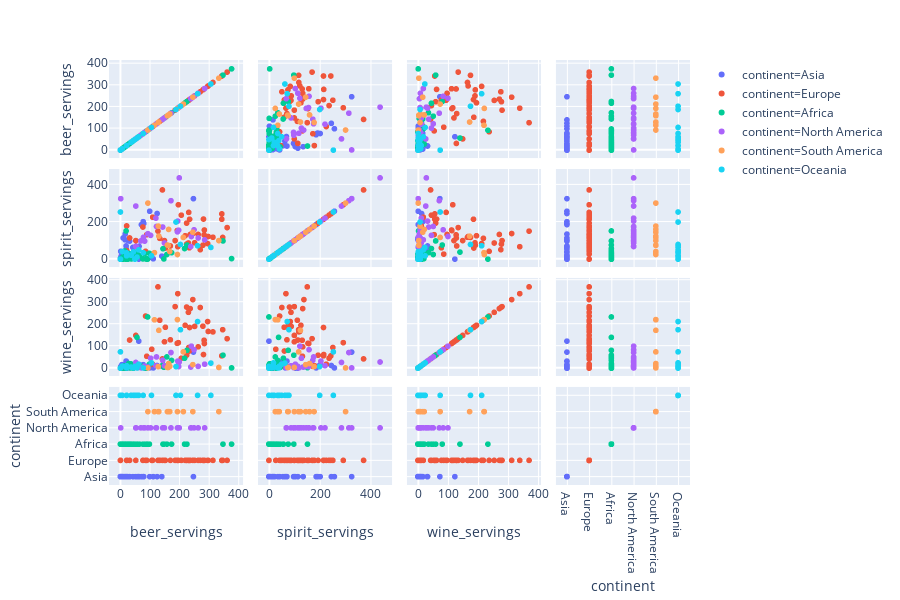

The notebook cell saved with this chart:
### Code cell
import plotly.express as px
fig = px.scatter_matrix(drinks_df, dimensions=['continent','beer_servings','wine_servings','spirit_servings'],color='continent')
fig.show()

px.scatter_matrix

### Figure 1 — Plotly figure (JSON) as saved in the notebook; plotly's stock layout.template omitted (floating-point values rounded to 4 significant figures)
{"data": [{"dimensions": [{"axis": {"matches": true}, "label": "beer_servings", "values": [0, 42, 0, 23, 31, 57, 79, 0, 9, 5, 0, 9, 63, 77, 6, 124, 0, 31, 62, 20, 13, 0, 77, 5, 5, 22, 0, 71, 1, 140, 247, 0, 60, 16, 5, 2, 99, 1, 51, 19, 16, 25, 111, 6]}, {"axis": {"matches": true}, "label": "spirit_servings", "values": [0, 63, 0, 0, 2, 65, 192, 0, 114, 1, 0, 3, 69, 202, 21, 246, 0, 97, 0, 55, 4, 0, 189, 1, 6, 16, 0, 186, 42, 16, 326, 5, 12, 104, 35, 15, 258, 1, 22, 71, 135, 101, 2, 0]}, {"axis": {"matches": true}, "label": "wine_servings", "values": [0, 7, 0, 0, 1, 1, 8, 0, 0, 0, 0, 0, 9, 16, 1, 12, 0, 6, 123, 31, 0, 0, 8, 0, 0, 1, 0, 1, 7, 9, 73, 0, 11, 0, 16, 0, 1, 4, 7, 32, 5, 8, 1, 0]}, {"axis": {"matches": true}, "label": "continent", "values": ["Asia", "Asia", "Asia", "Asia", "Asia", "Asia", "Asia", "Asia", "Asia", "Asia", "Asia", "Asia", "Asia", "Asia", "Asia", "Asia", "Asia", "Asia", "Asia", "Asia", "Asia", "Asia", "Asia", "Asia", "Asia", "Asia", "Asia", "Asia", "Asia", "Asia", "Asia", "Asia", "Asia", "Asia", "Asia", "Asia", "Asia", "Asia", "Asia", "Asia", "Asia", "Asia", "Asia", "Asia"]}], "hoverlabel": {"namelength": 0}, "hovertemplate": "continent=Asia<br>%{xaxis.title.text}=%{x}<br>%{yaxis.title.text}=%{y}", "legendgroup": "continent=Asia", "marker": {"color": "#636efa", "symbol": "circle"}, "name": "continent=Asia", "showlegend": true, "type": "splom"}, {"dimensions": [{"axis": {"matches": true}, "label": "beer_servings", "values": [89, 245, 21, 279, 21, 142, 295, 76, 231, 230, 192, 361, 224, 224, 263, 127, 52, 346, 133, 234, 233, 313, 85, 281, 343, 236, 149, 0, 31, 251, 169, 343, 194, 109, 297, 0, 283, 196, 270, 284, 152, 185, 106, 206, 219]}, {"axis": {"matches": true}, "label": "spirit_servings", "values": [132, 138, 179, 75, 46, 373, 84, 173, 252, 87, 154, 170, 81, 194, 133, 151, 100, 117, 112, 215, 61, 118, 42, 216, 244, 133, 100, 0, 114, 88, 71, 215, 67, 226, 122, 0, 131, 293, 51, 157, 60, 100, 27, 237, 126]}, {"axis": {"matches": true}, "label": "wine_servings", "values": [54, 312, 11, 191, 5, 42, 212, 8, 94, 254, 113, 134, 278, 59, 97, 370, 149, 175, 218, 185, 78, 165, 237, 62, 56, 271, 120, 0, 128, 190, 129, 56, 339, 18, 167, 0, 127, 116, 276, 112, 186, 280, 86, 45, 195]}, {"axis": {"matches": true}, "label": "continent", "values": ["Europe", "Europe", "Europe", "Europe", "Europe", "Europe", "Europe", "Europe", "Europe", "Europe", "Europe", "Europe", "Europe", "Europe", "Europe", "Europe", "Europe", "Europe", "Europe", "Europe", "Europe", "Europe", "Europe", "Europe", "Europe", "Europe", "Europe", "Europe", "Europe", "Europe", "Europe", "Europe", "Europe", "Europe", "Europe", "Europe", "Europe", "Europe", "Europe", "Europe", "Europe", "Europe", "Europe", "Europe", "Europe"]}], "hoverlabel": {"namelength": 0}, "hovertemplate": "continent=Europe<br>%{xaxis.title.text}=%{x}<br>%{yaxis.title.text}=%{y}", "legendgroup": "continent=Europe", "marker": {"color": "#EF553B", "symbol": "circle"}, "name": "continent=Europe", "showlegend": true, "type": "splom"}, {"dimensions": [{"axis": {"matches": true}, "label": "beer_servings", "values": [25, 217, 34, 173, 25, 88, 37, 144, 147, 17, 15, 1, 76, 32, 15, 6, 92, 18, 20, 347, 8, 31, 9, 28, 58, 82, 19, 0, 26, 8, 5, 0, 98, 12, 47, 376, 3, 42, 43, 56, 9, 157, 25, 0, 225, 8, 90, 36, 51, 45, 36, 32, 64]}, {"axis": {"matches": true}, "label": "spirit_servings", "values": [0, 57, 4, 35, 7, 0, 1, 56, 1, 2, 1, 3, 1, 3, 44, 4, 0, 0, 3, 98, 0, 3, 0, 31, 22, 29, 152, 0, 15, 11, 1, 0, 31, 6, 18, 3, 2, 5, 2, 38, 1, 25, 3, 0, 76, 13, 2, 2, 3, 9, 6, 19, 18]}, {"axis": {"matches": true}, "label": "wine_servings", "values": [14, 45, 13, 35, 7, 0, 7, 16, 4, 1, 1, 1, 9, 1, 3, 1, 233, 0, 0, 59, 1, 10, 2, 21, 2, 0, 2, 0, 4, 1, 1, 0, 18, 10, 5, 1, 1, 2, 0, 140, 7, 51, 2, 0, 81, 0, 2, 19, 20, 0, 1, 4, 4]}, {"axis": {"matches": true}, "label": "continent", "values": ["Africa", "Africa", "Africa", "Africa", "Africa", "Africa", "Africa", "Africa", "Africa", "Africa", "Africa", "Africa", "Africa", "Africa", "Africa", "Africa", "Africa", "Africa", "Africa", "Africa", "Africa", "Africa", "Africa", "Africa", "Africa", "Africa", "Africa", "Africa", "Africa", "Africa", "Africa", "Africa", "Africa", "Africa", "Africa", "Africa", "Africa", "Africa", "Africa", "Africa", "Africa", "Africa", "Africa", "Africa", "Africa", "Africa", "Africa", "Africa", "Africa", "Africa", "Africa", "Africa", "Africa"]}], "hoverlabel": {"namelength": 0}, "hovertemplate": "continent=Africa<br>%{xaxis.title.text}=%{x}<br>%{yaxis.title.text}=%{y}", "legendgroup": "continent=Africa", "marker": {"color": "#00cc96", "symbol": "circle"}, "name": "continent=Africa", "showlegend": true, "type": "splom"}, {"dimensions": [{"axis": {"matches": true}, "label": "beer_servings", "values": [102, 122, 143, 263, 240, 149, 93, 52, 193, 52, 199, 53, 1, 69, 82, 238, 78, 285, 194, 171, 120, 197, 249]}, {"axis": {"matches": true}, "label": "spirit_servings", "values": [128, 176, 173, 114, 122, 87, 137, 286, 147, 69, 438, 69, 326, 98, 97, 68, 118, 104, 205, 315, 221, 156, 158]}, {"axis": {"matches": true}, "label": "wine_servings", "values": [45, 51, 36, 8, 100, 11, 5, 26, 9, 2, 28, 2, 1, 2, 9, 5, 1, 18, 32, 71, 11, 7, 84]}, {"axis": {"matches": true}, "label": "continent", "values": ["North America", "North America", "North America", "North America", "North America", "North America", "North America", "North America", "North America", "North America", "North America", "North America", "North America", "North America", "North America", "North America", "North America", "North America", "North America", "North America", "North America", "North America", "North America"]}], "hoverlabel": {"namelength": 0}, "hovertemplate": "continent=North America<br>%{xaxis.title.text}=%{x}<br>%{yaxis.title.text}=%{y}", "legendgroup": "continent=North America", "marker": {"color": "#ab63fa", "symbol": "circle"}, "name": "continent=North America", "showlegend": true, "type": "splom"}, {"dimensions": [{"axis": {"matches": true}, "label": "beer_servings", "values": [193, 167, 245, 130, 159, 162, 93, 213, 163, 128, 115, 333]}, {"axis": {"matches": true}, "label": "spirit_servings", "values": [25, 41, 145, 124, 76, 74, 302, 117, 160, 178, 35, 100]}, {"axis": {"matches": true}, "label": "wine_servings", "values": [221, 8, 16, 172, 3, 3, 1, 74, 21, 7, 220, 3]}, {"axis": {"matches": true}, "label": "continent", "values": ["South America", "South America", "South America", "South America", "South America", "South America", "South America", "South America", "South America", "South America", "South America", "South America"]}], "hoverlabel": {"namelength": 0}, "hovertemplate": "continent=South America<br>%{xaxis.title.text}=%{x}<br>%{yaxis.title.text}=%{y}", "legendgroup": "continent=South America", "marker": {"color": "#FFA15A", "symbol": "circle"}, "name": "continent=South America", "showlegend": true, "type": "splom"}, {"dimensions": [{"axis": {"matches": true}, "label": "beer_servings", "values": [261, 0, 77, 21, 0, 62, 49, 203, 188, 306, 44, 105, 56, 36, 6, 21]}, {"axis": {"matches": true}, "label": "spirit_servings", "values": [72, 254, 35, 34, 0, 50, 0, 79, 200, 63, 39, 18, 11, 21, 41, 18]}, {"axis": {"matches": true}, "label": "wine_servings", "values": [212, 74, 1, 1, 0, 18, 8, 175, 7, 23, 1, 24, 1, 5, 9, 11]}, {"axis": {"matches": true}, "label": "continent", "values": ["Oceania", "Oceania", "Oceania", "Oceania", "Oceania", "Oceania", "Oceania", "Oceania", "Oceania", "Oceania", "Oceania", "Oceania", "Oceania", "Oceania", "Oceania", "Oceania"]}], "hoverlabel": {"namelength": 0}, "hovertemplate": "continent=Oceania<br>%{xaxis.title.text}=%{x}<br>%{yaxis.title.text}=%{y}", "legendgroup": "continent=Oceania", "marker": {"color": "#19d3f3", "symbol": "circle"}, "name": "continent=Oceania", "showlegend": true, "type": "splom"}], "layout": {"dragmode": "select", "height": 600, "legend": {"tracegroupgap": 0}, "margin": {"t": 60}}}
